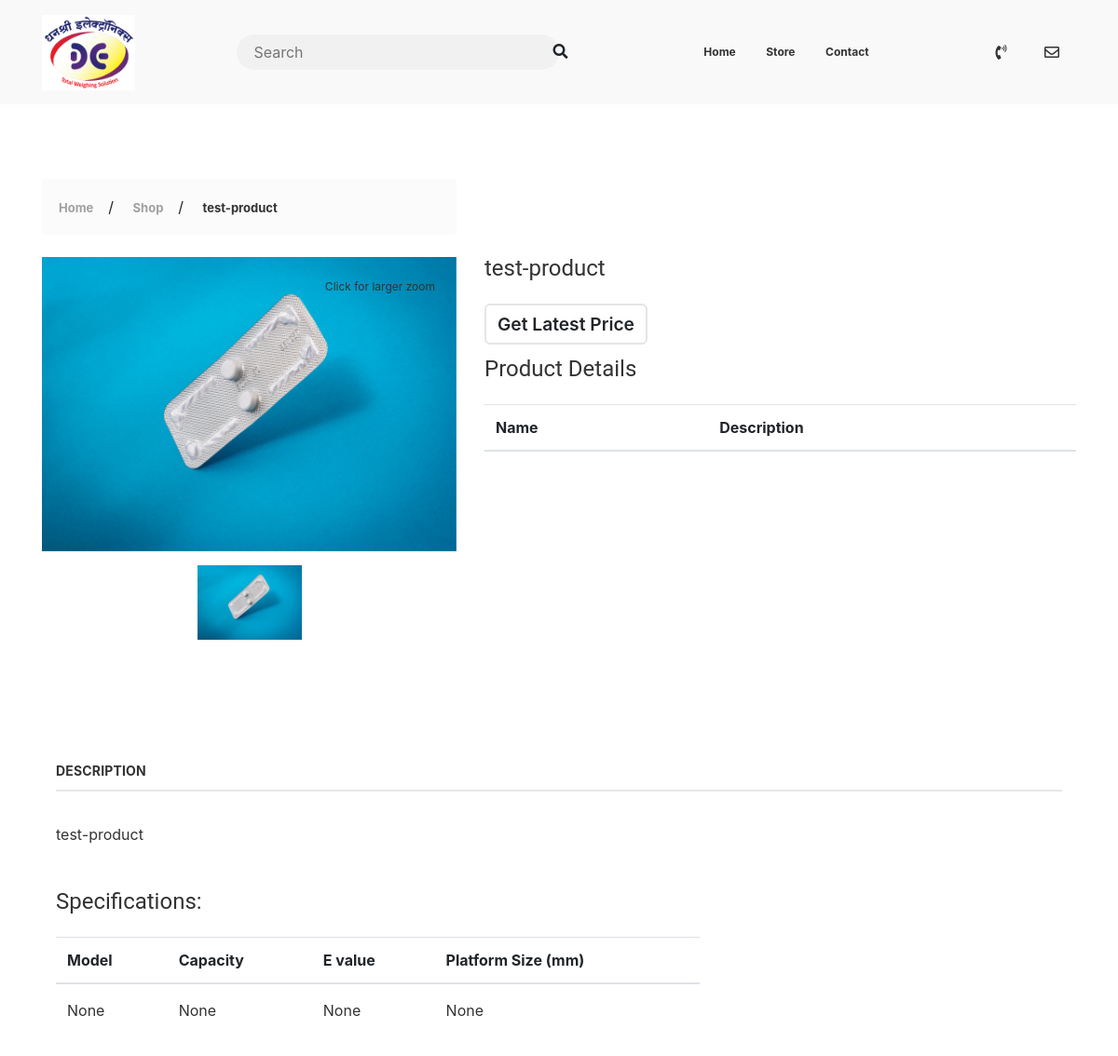
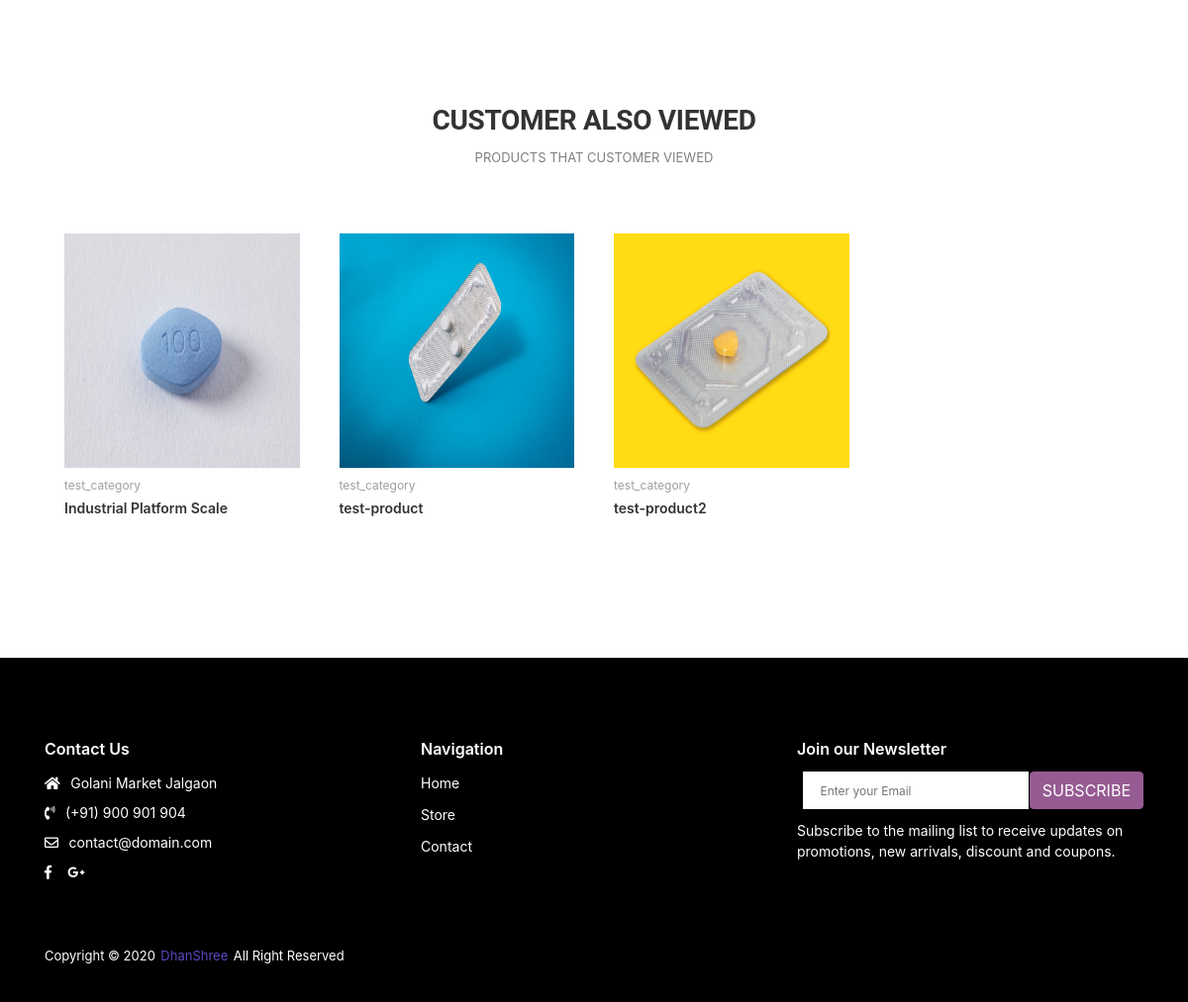
The page /products/detail/1/ on the database its author committed (2 pictures, top to bottom).
### products/models.py (models this page shows, shortened)
class Product(models.Model):
    category = models.ForeignKey(Category, on_delete=models.CASCADE)
    title = models.CharField(max_length=200, unique=True)
    label = models.CharField(choices=LABEL_CHOICES, max_length=11, null=True, blank=True,
                             help_text="Item is of Sale, New Arrival etc or leave it blank for no label. \
                                        (Label will be displayed over a item.)")
    slug = models.SlugField(unique=True)
    model = models.TextField(null=True, blank=True, max_length=200)
    capacity = models.TextField(null=True, blank=True, max_length=200)
    e_value = models.TextField(null=True, blank=True, max_length=200)
    platform_size = models.TextField(null=True, blank=True, max_length=200)
    weighing_capacity = models.CharField(help_text='Weighing capacity', null=True, blank=True, max_length=200)
    use = models.CharField(null=True, blank=True, max_length=200)
    brand = models.CharField(null=True, blank=True, max_length=200)
    display_type = models.CharField(null=True, blank=True, max_length=200)
    material = models.CharField(null=True, blank=True, max_length=200)
    battery_type = models.CharField(null=True, blank=True, max_length=200)
    power_consumption = models.CharField(null=True, blank=True, max_length=200)
    voltage = models.CharField(null=True, blank=True, max_length=200)
    operating_temperature = models.CharField(null=True, blank=True, max_length=200)
    no_of_digits = models.CharField(null=True, blank=True, max_length=200)
    digit_height = models.CharField(null=True, blank=True, max_length=200)
    options = models.TextField(help_text='Overview product', null=True, blank=True)
    image_main = models.ImageField(upload_to='products', null=True, blank=True)
    image_2 = models.ImageField(upload_to='products', null=True, blank=True)
    image_3 = models.ImageField(upload_to='products', null=True, blank=True)
    image_4 = models.ImageField(upload_to='products', null=True, blank=True)
    image_5 = models.ImageField(upload_to='products', null=True, blank=True)
    is_active = models.BooleanField(default=True)
    trending = models.BooleanField(default=False)
    date_added = models.DateTimeField(auto_now_add=True)
    class Meta:
        db_table = 'products_product'
        ordering = ['title']

class Category(models.Model):
    parent_category = models.ForeignKey(ParentCategory, on_delete=models.CASCADE)
    title = models.CharField(max_length=200, unique=True)
    slug = models.SlugField(unique=True)
    description = models.TextField(null=True, blank=True)
    image = models.ImageField(upload_to='category', null=True, blank=True)  # image of slide ...
    is_active = models.BooleanField(default=True)
    def __str__(self):
        return self.title

### products/views.py (the view, shortened to what this page needs)
# urls.py: path('detail/<int:pk>/', views.ProductDetailView.as_view(), name='product-detail-view'),
class ProductDetailView(View):
    def get(self, *args, **kwargs):
        context = {}
        product = Product.objects.get(id=self.kwargs.get('pk'))
        context['object'] = product
        context['similar_product'] = Product.objects.filter(category=product.category)
        context['form'] = ProductForm()
        return render(self.request, 'products/product_detail.html', context)

### products/forms.py
class ProductForm(forms.ModelForm):
    class Meta:
        model = ProductContact
        fields = ['name', 'email', 'mobile']

### products/templates/products/product_detail.html (shortened to what this page needs)
{% extends "home/base.html" %}
{% load crispy_forms_tags %}
{% block content %}
        <div class="app-content">
            <div class="u-s-p-t-90" style="padding-top:1em;">
                <div class="container">
                    <div class="row">
                        <div class="col-lg-5">
                            <div class="breadcrumb__wrap">
                                <ul class="breadcrumb__list">
                                    <li class="has-separator">
                                        <a href="/">Home</a></li>
                                    <li class="has-separator">
                                        <a href="{% url 'product-list-view' %}">Shop</a></li>
                                    <li class="is-marked">
                                        <a href="">{{ object.title }}</a></li>
                                </ul>
                            </div>
                            <br>
                            <div class="pd u-s-m-b-30">
                                <div class="slider-fouc pd-wrap">
                                    <div id="pd-o-initiate">
                                        {% if object.image_main %}
                                            <div class="pd-o-img-wrap" data-src="{{ object.image_main.url }}">
                                                <img class="u-img-fluid" src="{{ object.image_main.url }}" data-zoom-image="{{ object.image_main.url }}" alt=""></div>
                                        {% endif %}
                                    </div>
                                    <span class="pd-text">Click for larger zoom</span>
                                </div>
                                <div class="u-s-m-t-15">
                                    <div class="slider-fouc">
                                        <div id="pd-o-thumbnail">
                                            {% if object.image_main %}
                                                <div>
                                                    <img class="u-img-fluid" src="{{ object.image_main.url }}" alt="">
                                                </div>
                                            {% endif %}
                                        </div>
                                    </div>
                                </div>
                            </div>
                        </div>
                        <div class="col-lg-7">
                            <div class="pd-detail" style="margin-top:5em;">
                                <div>
                                    <h3>{{ object.title }}</h3></div>
                                <div>
                                    <div class="pd-detail__inline">
                                        <div class="ship-b__box u-s-m-b-10">
                                            <a class="ship-b__edit btn--e-transparent-platinum-b-2" data-modal="modal" data-modal-id="#edit-ship-address" style="font-size:1.2em;">Get Latest Price</a>
                                        </div>
                                    </div>
                                </div>
                                <div class="u-s-m-b-15">
                                    <h3>Product Details</h3></div>
                                    <table class="table">
                                      <thead>
                                        <tr>
                                          <th scope="col">Name</th>
                                          <th scope="col">Description</th>
                                        </tr>
                                      </thead>
                                    </table>
                    </div>
                </div>
            </div>
            <div class="u-s-p-y-90">
                <div class="container">
                    <div class="row">
                        <div class="col-lg-12">
                            <div class="pd-tab">
                                <div class="u-s-m-b-30">
                                    <ul class="nav pd-tab__list">
                                        <li class="nav-item">
                                            <a class="nav-link" data-toggle="tab" href="#pd-desc">DESCRIPTION</a></li>
                                    </ul>
                                </div>
                                <div class="tab-content">
                                        <div class="pd-tab__desc">
                                            <div class="u-s-m-b-15">
                                                <p>{{ object.options }}</p>
                                            </div>
                                            <h3>Specifications:</h3>
                                            <div style="overflow-x:auto;">
                                            <table class="table" style="border-collapse: collapse;border-spacing: 0;">
                                              <thead>
                                                <tr>
                                                  <th scope="col">Model</th>
                                                  <th scope="col">Capacity</th>
                                                  <th scope="col">E value</th>
                                                  <th scope="col">Platform Size (mm)</th>
                                                </tr>
                                              </thead>
                                              <tbody>
                                                <tr>
                                                   <td> {{ object.model | safe | linebreaks }}</td>
                                                   <td> {{ object.capacity | safe | linebreaks }}</td>
                                                   <td> {{ object.e_value | safe | linebreaks }}</td>
                                                   <td> {{ object.platform_size | safe | linebreaks }}</td>
                                                </tr>
                                              </tbody>
                                            </table>
                                            </div>
                                        </div>
                                    </div>
                                </div>
                            </div>
                        </div>
                    </div>
                </div>
            </div>
            <div class="u-s-p-b-90">
                <div class="section__intro u-s-m-b-46">
                    <div class="container">
                        <div class="row">
                            <div class="col-lg-12">
                                <div class="section__text-wrap">
                                    <h1 class="section__heading u-c-secondary u-s-m-b-12">CUSTOMER ALSO VIEWED</h1>
                                    <span class="section__span u-c-grey">PRODUCTS THAT CUSTOMER VIEWED</span>
                                </div>
                            </div>
                        </div>
                    </div>
                </div>
                <div class="section__content">
                    <div class="container">
                        <div class="slider-fouc">
                            <div class="owl-carousel product-slider" data-item="4">
                            {% for product in similar_product %}
                                <div class="u-s-m-b-30">
                                    <div class="product-o product-o--hover-on">
                                        <div class="product-o__wrap">
                                            <a class="aspect aspect--bg-grey aspect--square u-d-block" href="{% url 'product-detail-view' product.id %}">
                                                <img class="aspect__img" src="{{ product.image_main.url }}" alt=""></a>
                                        </div>
                                        <span class="product-o__category">
                                            <a href="">{{ product.category }}</a></span>
                                        <span class="product-o__name">
                                            <a href="{% url 'product-detail-view' product.id %}">{{ product.title }}</a></span>
                                    </div>
                                </div>
                            {% endfor %}
                            </div>
                        </div>
                    </div>
                </div>
            </div>
        </div>
    </div>
{% endblock content %}

### rows shown on the page
Product: title "test-product", image_main (picture), options "test-product", model "None", capacity "None", e_value "None", platform_size "None", category "test_category"
Product: image_main (picture), category "test_category", title "Industrial Platform Scale"
Product: image_main (picture), category "test_category", title "test-product2"
